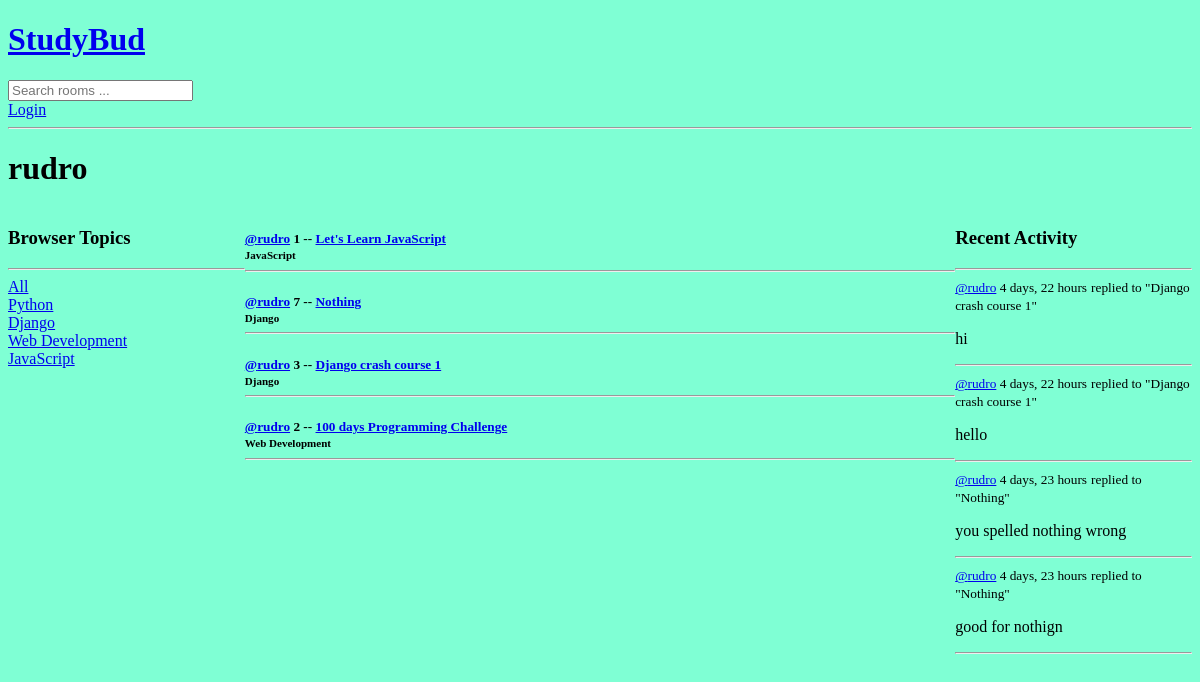
Page /profile/1/ on the earlier database version.
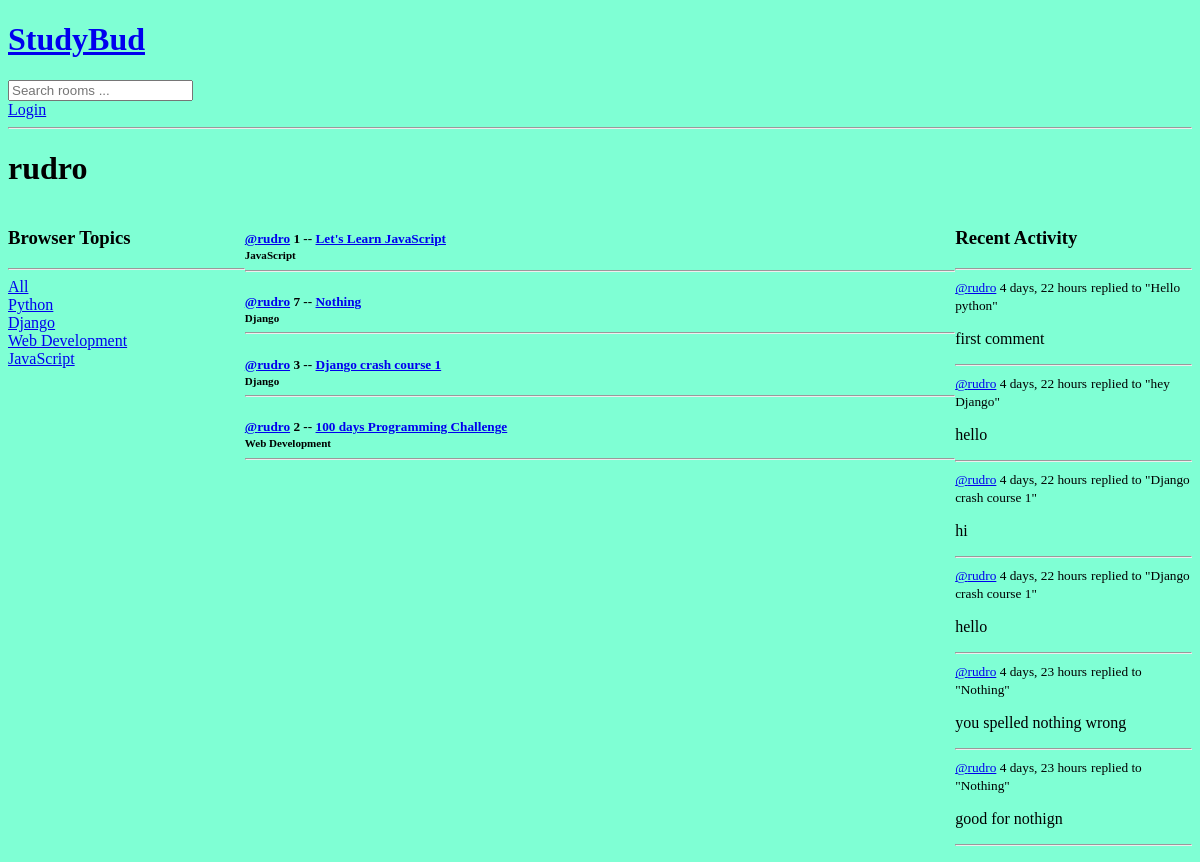
Same page on the later database version.
### base/models.py (models this page shows, shortened)
class Topic(models.Model):
    name = models.CharField(max_length=200)

class Room(models.Model):
    host = models.ForeignKey(User, on_delete=models.SET_NULL, null=True)
    topic = models.ForeignKey(Topic, on_delete=models.SET_NULL, null=True)
    name =models.CharField(max_length=200)
    description = models.TextField(null=True, blank=True)
    participants = models.ManyToManyField(User, related_name='participants', blank=True)
    updated = models.DateTimeField(auto_now=True)
    created = models.DateTimeField(auto_now_add=True)
    class Meta:
        ordering = ['-updated', '-created']
    def __str__(self):
        return self.name

class Message(models.Model):
    user = models.ForeignKey(User, on_delete=models.CASCADE)
    room = models.ForeignKey(Room, on_delete=models.CASCADE)
    body = models.TextField()
    updated = models.DateTimeField(auto_now=True)
    created = models.DateTimeField(auto_now_add=True)
    class Meta:
        ordering = ['-updated', '-created']
    def __str__(self):
        return self.body[0:50]

### base/views.py (the view)
# urls.py: path('profile/<str:pk>/', views.userProfile, name='user-profile')
def userProfile(request, pk):
     user = User.objects.get(id=pk)
     rooms = user.room_set.all()
     room_messages = user.message_set.all()
     topics = Topic.objects.all()
     context = {'user': user, 'rooms': rooms, 'room_messages': room_messages, 'topics': topics }
     return render(request, 'base/profile.html', context)

### base/templates/base/profile.html (shortened to what this page needs)
{%extends 'main.html'%} {%block content%}
<h1>{{user.username}}</h1>
<div class="profile-container">
  <div>{% include "base/topics_component.html" %}</div>
  <div>{% include "base/feed_component.html" %}</div>
  <div>{% include "base/activity_component.html" %}</div>
</div>
{%endblock content%}

### base/templates/base/topics_component.html
<h3>Browser Topics</h3>
<hr />
<div>
  <a href="{% url 'home' %}">All </a>
</div>
{% for topic in topics %}
<div>
  <a href="{% url 'home' %}?q={{topic.name}}">{{ topic.name }}</a>
</div>
{% endfor %}

### base/templates/base/feed_component.html (shortened to what this page needs)
{%for room in rooms%}
<div>
  <h5>
    <a href=" {%url 'user-profile' room.host.id %}"
      >@{{ room.host.username }}</a
    >
    {{ room.id }} -- <a href="{% url 'room' room.id %}">{{ room.name }}</a>
    <br />
    <small>{{ room.topic.name }}</small>
    <hr />
  </h5>
</div>
{%endfor%}

### base/templates/base/activity_component.html (shortened to what this page needs)
<h3>Recent Activity</h3>
<hr />
{% for message in room_messages %}
<div>
  <small
    ><a href="{%url 'user-profile' message.user.id%}">@{{message.user}}</a>
    {{message.created|timesince}}</small
  >
  <small>replied to "{{message.room}}"</small>
  <p>{{message}}</p>
  <hr />
</div>
{%endfor%}

Differences in the rows shown:
added Message: user "rudro", created "4 days, 22 hours", room "Hello python", body "first comment"
added Message: user "rudro", created "4 days, 22 hours", room "hey Django", body "hello"
